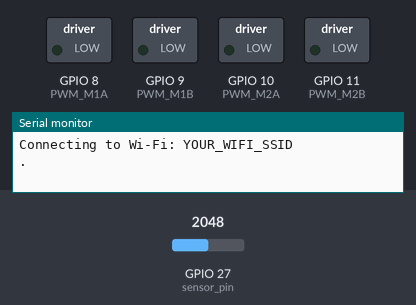
Simulated run of this sketch. Board: ESP32. Parts: switched loads named in the sketch (green lamp = pin HIGH), the last lines printed to the serial monitor. The inputs (shaded band) are chosen by the test bench; at power-on: GPIO 27 (sensor_pin) = 2048. WiFi joins after 1.5 s; servers stay silent unless stated; no MQTT or app messages arrive unless stated.

Above: at 0.1 s.
At 2.7 s:
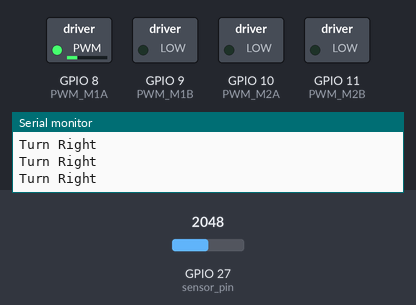
2.8 s: GPIO 27 (sensor_pin) set to 295
4.3 s: GPIO 27 (sensor_pin) set to 256
At 5.5 s:
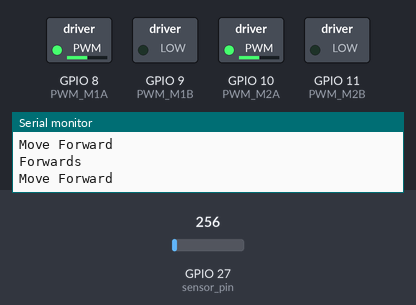
Timing chart, 0 to 7.3 s (numbered marks = the images above; inputs shaded):
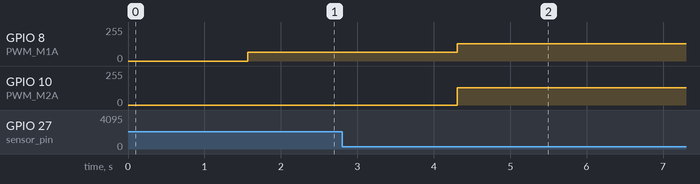

Measured:
- the behaviour switches between 279 and 278 on GPIO 27 (sensor_pin) (found by bisection; images 1 and 2)
- after the input at 4.3 s, GPIO 8 (PWM_M1A): 64/255 → 128/255 at once; GPIO 10 (PWM_M2A): 0/255 → 128/255 at once

The sketch:

Light_Searching.ino
```cpp
#include <WiFi.h>
#include <MQTT.h>

// Define motor control pins
#define PWM_M1A 8  // Left Motor 1 Forward
#define PWM_M1B 9  // Left Motor 1 Backward
#define PWM_M2A 10 // Right Motor 2 Forward
#define PWM_M2B 11 // Right Motor 2 Backward

// Wi-Fi Details
const char ssid[] = "YOUR_WIFI_SSID";
const char password[] = "YOUR_WIFI_PASS";

// MQTT Details
const char mqtt_broker[] = "mqtt.favoriot.com";
const int mqtt_port = 1883;
const char mqtt_uniqueID[] = "YOUR_USERNAME";
const char mqtt_username[] = "YOUR_ACCESS_TOKEN";
const char mqtt_password[] = "YOUR_ACCESS_TOKEN";
const char publishTopic[] = "YOUR_ACCESS_TOKEN/v2/streams";
const char statusTopic[] = "YOUR_ACCESS_TOKEN/v2/streams/status";
const char deviceDeveloperId[] = "YOUR_DEVICE_ID";

// Light Sensor Details
const int sensor_pin = 27;     // Light sensor pin = GP27
const float max_value = 1023;  // 10-bit ADC
const float max_volt = 3.3;    // Max voltage

// Variable
unsigned long lastMillis = 0;
int motorSpeed = 128; // Speed of the motor * max = 255

MQTTClient mqtt(4096);
WiFiClient client;

void connect_wifi() {
  Serial.print("Connecting to Wi-Fi: ");
  Serial.println(ssid);
  WiFi.begin(ssid, password);

  while(WiFi.status() != WL_CONNECTED) {
    Serial.print(".");
    delay(500);
  }

  Serial.println("");
  Serial.println("Wi-Fi Connected!");
  Serial.print("ESP32 IP address: ");
  Serial.println(WiFi.localIP());
  Serial.println("");
}

void messageReceived(String &topic, String &payload) {
  Serial.println("Incoming: " + topic + " - " + payload);
  Serial.println();
}

void connect_mqtt() {
  Serial.print("Connecting to MQTT Broker ...");
  mqtt.begin(mqtt_broker, mqtt_port, client);
  mqtt.onMessage(messageReceived); // Incoming message

  while (!mqtt.connect(mqtt_uniqueID, mqtt_username, mqtt_password)) {
    Serial.print(".");
    delay(500);
  }

  Serial.println(" connected!");

  Serial.print("Subscribe to: ");
  Serial.println(String(statusTopic));
  mqtt.subscribe(String(statusTopic));
  Serial.println();
}

// Function to set motor throttle (speed and direction)
// Throttle range: -255 to +255
void setMotor(int pinA, int pinB, int throttle) {
  if (throttle > 0) {
    analogWrite(pinA, throttle); // Forward
    analogWrite(pinB, 0);
  } else if (throttle < 0) {
    analogWrite(pinA, 0);
    analogWrite(pinB, -throttle); // Backward
  } else {
    analogWrite(pinA, 0); // Stop
    analogWrite(pinB, 0);
  }
}

// Function of 2 wheeled differential drive
void move_forward(int speed) {
  Serial.println("\nForwards");
  setMotor(PWM_M1A, PWM_M1B, speed); // Motor 1 forward * 255 = full speed
  setMotor(PWM_M2A, PWM_M2B, speed); // Motor 2 forward * 128 = half speed
}
void reverse(int speed) {
  Serial.println("\nBackwards");
  setMotor(PWM_M1A, PWM_M1B, -speed); // Motor 1 backward
  setMotor(PWM_M2A, PWM_M2B, -speed); // Motor 2 backward
}
void turn_right(int speed) {
  setMotor(PWM_M1A, PWM_M1B, speed); // Motor 1 forward
  setMotor(PWM_M2A, PWM_M2B, 0); // Motor 2 stop
}
void turn_left(int speed) {
  setMotor(PWM_M1A, PWM_M1B, 0); // Motor 1 stop
  setMotor(PWM_M2A, PWM_M2B, speed); // Motor 2 forward
}
void stop() {
  setMotor(PWM_M1A, PWM_M1B, 0); // Motor 1 stop
  setMotor(PWM_M2A, PWM_M2B, 0); // Motor 2 stop
}

void setup() {
  Serial.begin(115200);

  pinMode(sensor_pin, INPUT);

  // Set motor control pins as output
  pinMode(PWM_M1A, OUTPUT);
  pinMode(PWM_M1B, OUTPUT);
  pinMode(PWM_M2A, OUTPUT);
  pinMode(PWM_M2B, OUTPUT);

  connect_wifi();
  connect_mqtt();
}

void loop() {
  if (WiFi.status() != WL_CONNECTED) {
    connect_wifi();
  }

  if (!mqtt.connected()) {
    connect_mqtt();
  }
  mqtt.loop();
  delay(10);  // <- fixes some issues with WiFi stability

  int raw_value = analogRead(sensor_pin);
  float volt_value = (raw_value / max_value) * max_volt;

  // Light searching
  if (volt_value < 0.9) {
    move_forward(128);
    Serial.println("Move Forward");
  } else {
    turn_right(64);
    Serial.println("Turn Right");
  }

  // Send data to Platform every 1s
  if (millis() - lastMillis > 1000) {
    lastMillis = millis();

    String favoriotJson = "{\"device_developer_id\":\"" + String(deviceDeveloperId) + "\",\"data\":{";
      favoriotJson += "\"raw\":\"" + String(raw_value) + "\",";
      favoriotJson += "\"voltage\":\"" + String(volt_value) + "\"";
    favoriotJson += "}}";

    Serial.println("Sending data to Favoriot's Data Stream ...");
    Serial.println("Data to Publish: " + favoriotJson);
    Serial.println("Publish to: " + String(publishTopic));
    mqtt.publish(String(publishTopic), favoriotJson);
    Serial.println("");
  }

  // delay(2000);
}
```
